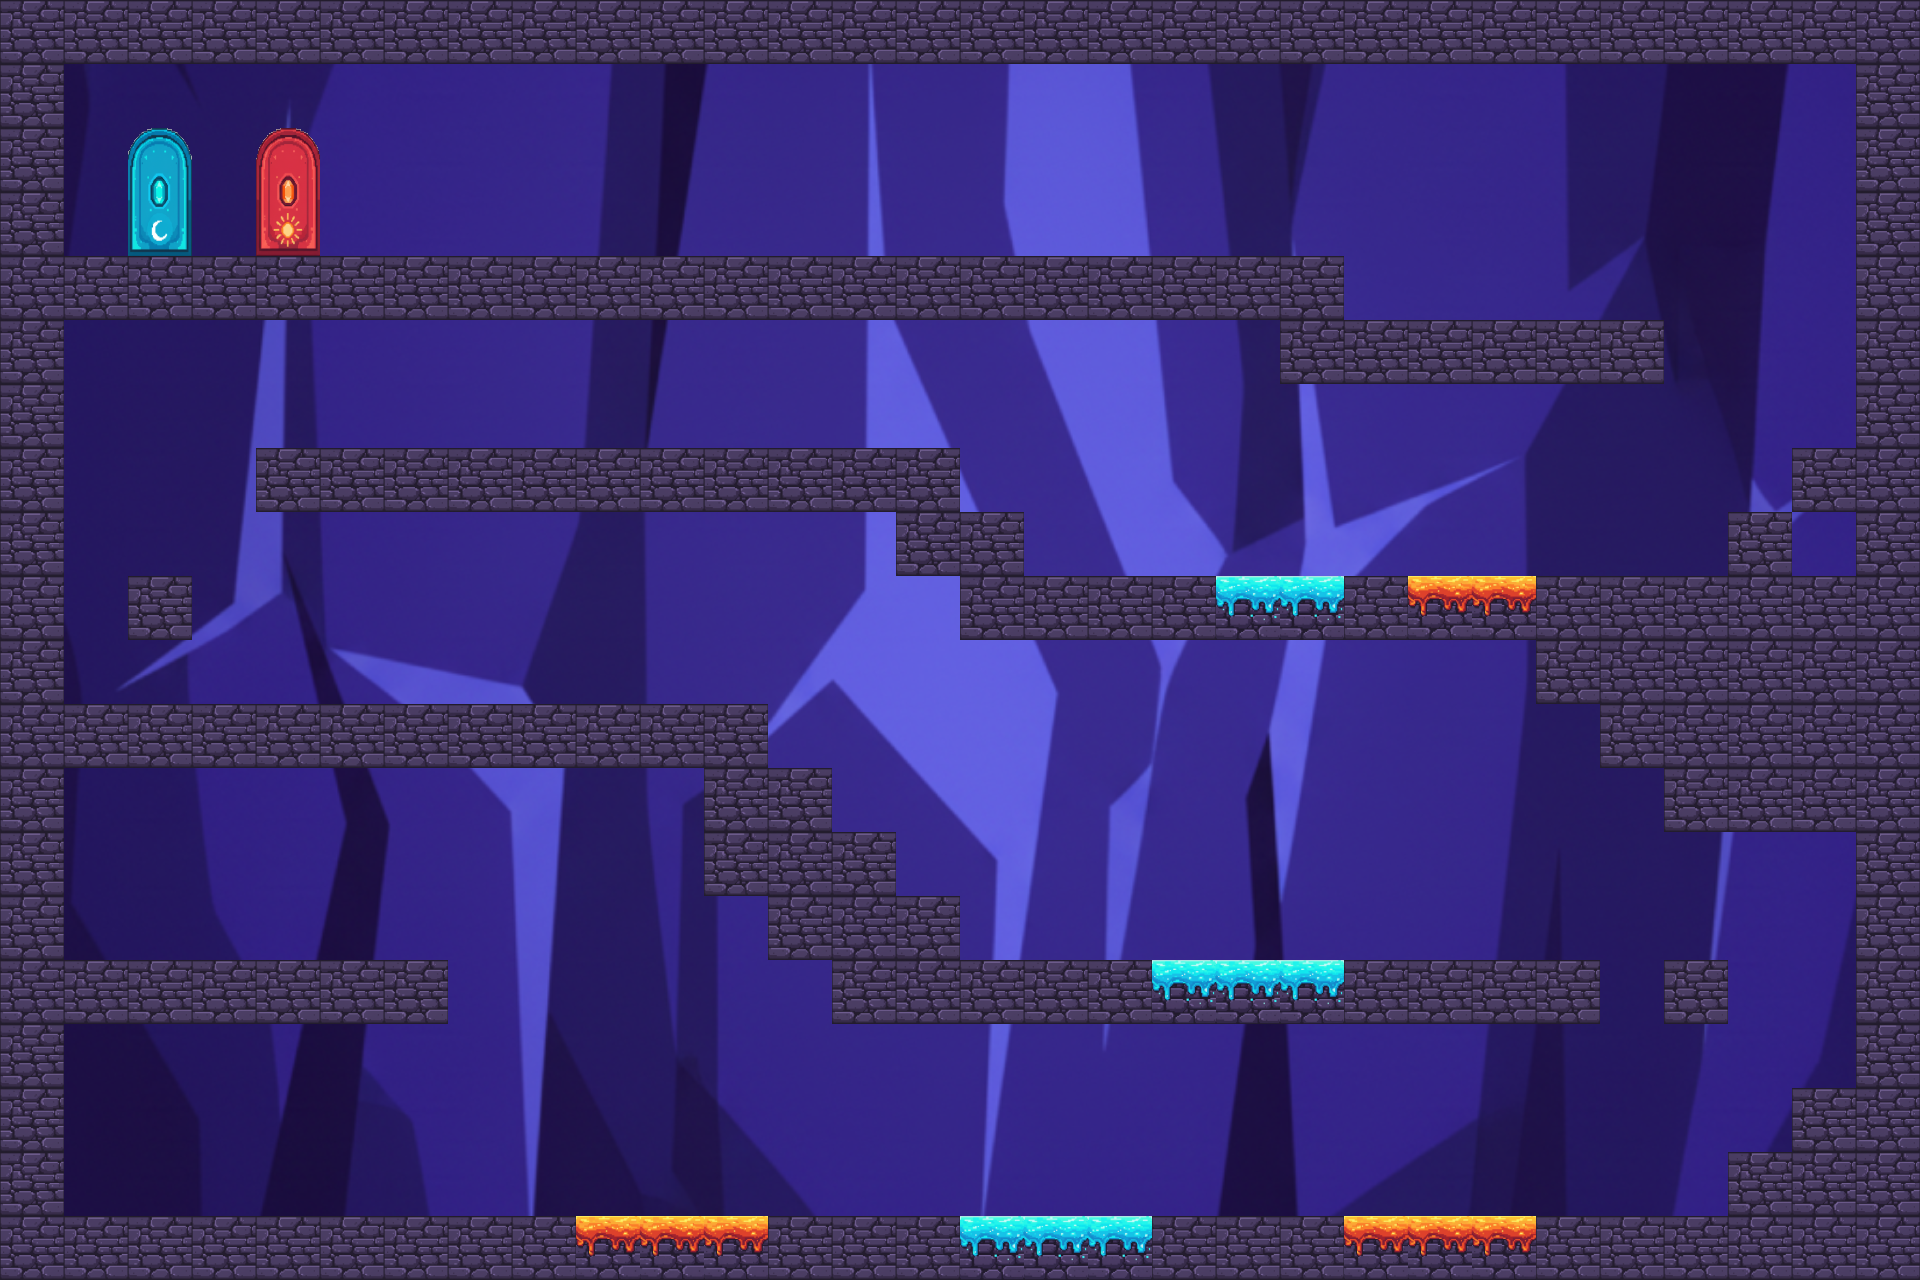

This is a level from a 2D game, rendered from its Tiled map with the project's own tilesets. A one-line summary and the map file follow, with tile-layer data summarised:
An orthogonal 30x20 tile map with 64x64 px tiles, 5 tile layers (Fondo, Lava, Piedra, Agua, ...), 7 tilesets and 61 objects.

<map version="1.10" tiledversion="1.11.2" orientation="orthogonal" renderorder="right-down" width="30" height="20" tilewidth="64" tileheight="64" infinite="0" nextlayerid="22" nextobjectid="161">
 <tileset firstgid="1" source="elementos.tsx" />
 <tileset firstgid="99" source="Piedra.tsx" />
 <tileset firstgid="100" source="Lava.tsx" />
 <tileset firstgid="101" source="Agua.tsx" />
 <tileset firstgid="102" source="puertaSol.tsx" />
 <tileset firstgid="104" source="puertaLuna.tsx" />
 <tileset firstgid="106" source="FondoRocoso.tsx" />
 <layer id="1" name="Fondo" width="30" height="20">
  <data>[600 cells, 600 non-empty, 600 distinct tile ids]</data>
 </layer>
 <layer id="6" name="Lava" width="30" height="20">
  <data>[600 cells, 9 non-empty, 2 distinct tile ids]</data>
 </layer>
 <layer id="19" name="Piedra" width="30" height="20">
  <data>[600 cells, 189 non-empty, 1 distinct tile ids]</data>
 </layer>
 <layer id="9" name="Agua" width="30" height="20">
  <data>[600 cells, 8 non-empty, 1 distinct tile ids]</data>
 </layer>
 <layer id="11" name="Puerta" width="30" height="20">
  <data>[600 cells, 4 non-empty, 4 distinct tile ids]</data>
 </layer>
 <objectgroup id="3" name="Colisiones">
  <object id="1" x="4.84665" y="4.84665" width="2.42332" height="4.84665" />
  <object id="2" x="0" y="-2.42332" width="1919.27" height="67.8531" />
  <object id="3" x="-2.42332" y="58.1598" width="63.0064" height="1221.36" />
  <object id="4" x="40.3499" y="258.449" width="1303.75" height="63.0064" />
  <object id="5" x="1277.52" y="319.456" width="387.732" height="64.8531" />
  <object id="7" x="254.449" y="450.738" width="705.187" height="60.5831" />
  <object id="8" x="899.477" y="514.168" width="123.59" height="58.1598" />
  <object id="13" x="1730.25" y="513.745" width="63.0064" height="58.1598" />
  <object id="14" x="1798.11" y="448.315" height="4.84665" />
  <object id="15" x="1793.26" y="448.315" width="65.4298" height="67.8531" />
  <object id="16" x="1541.23" y="630.064" width="378.039" height="72.6997" />
  <object id="17" x="1601.82" y="705.187" width="317.456" height="60.5831" />
  <object id="18" x="1662.4" y="765.771" width="259.296" height="65.4298" />
  <object id="19" x="1865.96" y="831.2" height="2.42332" />
  <object id="20" x="1856.27" y="819.084" width="4.84665" height="9.6933" />
  <object id="21" x="1856.27" y="826.354" width="65.4298" height="445.892" />
  <object id="25" x="-28.1533" y="1219.09" width="605.48" height="59.0064" />
  <object id="34" x="1662.4" y="765.771" width="225.369" height="58.1598" />
  <object id="40" x="834.47" y="958.213" width="319.276" height="64.4298" />
  <object id="48" x="29.0799" y="959.637" width="416.812" height="63.0064" />
  <object id="49" x="38.7732" y="702.917" width="726.997" height="65.4298" />
  <object id="69" x="707" y="769.667" width="124" height="124.333" />
  <object id="70" x="765" y="897" width="192" height="60" />
  <object id="71" x="826" y="832" width="68" height="63" />
  <object id="74" x="1728" y="1153" width="192" height="69" />
  <object id="75" x="1793" y="1088" width="124" height="63" />
  <object id="112" x="1664" y="958.667" width="62.6667" height="64" />
  <object id="120" x="132.333" y="578.667" width="57.3333" height="61.3333" />
  <object id="122" x="958.667" y="576" width="254.666" height="64" />
  <object id="135" x="1856.67" y="60" width="65.3333" height="528" />
  <object id="148" x="577.26" y="1245.16" width="190.813" height="33.6731" />
  <object id="149" x="768.26" y="1217.5" width="193.48" height="61.6731" />
  <object id="150" x="960.927" y="1245.5" width="190.813" height="33.6731" />
  <object id="151" x="1149.93" y="1216.83" width="193.48" height="61.6731" />
  <object id="152" x="1344.59" y="1246.16" width="190.813" height="33.6731" />
  <object id="153" x="1538.26" y="1218.5" width="384.147" height="61.6731" />
  <object id="154" x="1153.7" y="989.118" width="189.943" height="33.7631" />
  <object id="155" x="1345.7" y="958.452" width="251.276" height="64.4298" />
  <object id="156" x="1214" y="609.333" width="129.333" height="32" />
  <object id="157" x="1408" y="606.667" width="129.333" height="32" />
  <object id="158" x="1342.67" y="576" width="65.3333" height="65.3333" />
  <object id="159" x="1536.67" y="578" width="384" height="65.3333" />
 </objectgroup>
 <objectgroup id="7" name="Estrellas">
  <object id="100" x="640" y="1056" width="61.3333" height="61.3333" />
  <object id="102" x="1025.33" y="1061.33" width="58.6667" height="58.6667" />
  <object id="103" x="1409.33" y="1064" width="58.6667" height="54.6667" />
  <object id="104" x="1436" y="793.333" width="65.3333" height="60" />
  <object id="105" x="638.667" y="545.333" width="62.6667" height="57.3333" />
  <object id="106" x="1038.67" y="366.667" width="60" height="57.3333" />
  <object id="107" x="1537.33" y="164" width="61.3333" height="61.3333" />
  <object id="132" x="896" y="133.333" width="60" height="61.3333" />
  <object id="133" x="696" y="128" width="66.6667" height="69.3333" />
  <object id="134" x="506.667" y="128" width="72" height="65.3333" />
 </objectgroup>
 <objectgroup id="4" name="PeligroLava" offsetx="2.42332" offsety="0">
  <object id="64" x="577.577" y="1220" width="189.667" height="21" />
  <object id="65" x="1341.58" y="1220.17" width="193" height="25.8333" />
  <object id="114" x="1406.91" y="581.334" width="126.667" height="25.3333" />
 </objectgroup>
 <objectgroup id="10" name="PeligroAgua">
  <object id="92" x="1154" y="962.333" width="190.667" height="25" />
  <object id="93" x="962.667" y="1219.16" width="188" height="24.8333" />
  <object id="116" x="1215" y="579.333" width="128" height="29.3333" />
 </objectgroup>
 <objectgroup id="17" name="PuertaSol">
  <object id="143" x="256" y="147" width="64" height="110" />
 </objectgroup>
 <objectgroup id="18" name="PuertaLuna">
  <object id="144" x="126" y="149" width="68" height="108" />
  <object id="145" x="-128" y="272" />
 </objectgroup>
</map>
